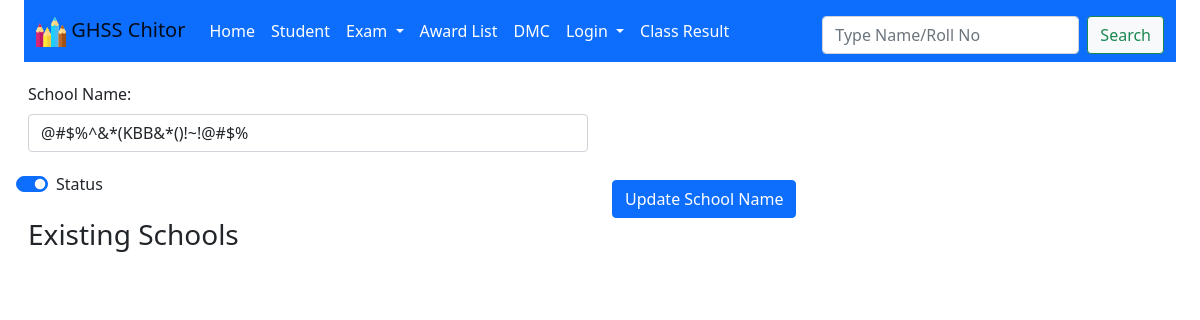
The page /edit_school.php?id=11 (signed in) on the database as committed earlier.
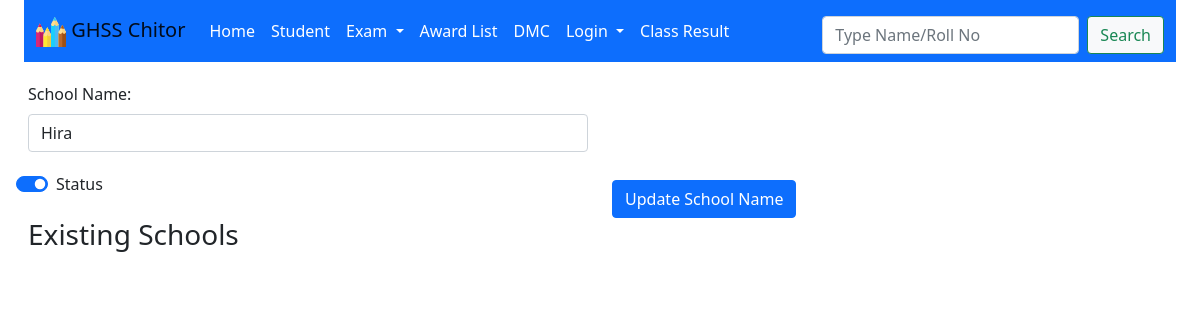
The same page on the database as committed later.
### tables this page shows
CREATE TABLE `schools` (
  `Id` int(11) NOT NULL,
  `Name` varchar(30) NOT NULL,
  `Status` int(2) NOT NULL DEFAULT 1
);

### edit_school.php (the view, shortened to what this page needs)
<?php
require_once 'sand_box.php';
$link=$LINK;
?>
</head>
<body>
<?php
$url_id= $_GET['id'];
$url_id=Validate_input($url_id);
$q="SELECT * from schools WHERE Id='$url_id'";
$exe=mysqli_query($link, $q);
$exer=mysqli_fetch_assoc($exe);
$school_name=$exer['Name'];
$status=$exer['Status'];
?>
<div class="container-fluid">
  <form class="p-3" method="POST" action="#">
    <div class="row">
      <div class="col-sm-6 form-group">
        <label for="school_name" class="form-label">School Name:</label>
        <input type="text" placeholder="Type School Name"
                class="form-control" name="school_name"
                value="<?php echo $school_name; ?>" id="school_name" required>
      </div>
    <div>
    <div class="row mt-1">
      <div class="form-check form-switch col-sm-6 pt-3 ml-5">
        <input class="form-check-input" type="checkbox" name="status"
             role="switch" value="1"
             <?php
                if ($status==1) {
                    echo "checked";
                }
                ?> >
        <label class="form-check-label">Status</label>
      </div>
      <div class="col-sm-6">
      <input type="submit" name="submit" class="btn btn-primary mt-4"
            value="Update School Name">
      </div>
    </form>
  </div>
  <div class="container-fluid">
  <h3>Existing Schools</h3>
</div>

Rows that differ between the two databases and show on the page:
changed schools: school_name "@#$%^&*(KBB&*()!~!@#$%" → "Hira"
